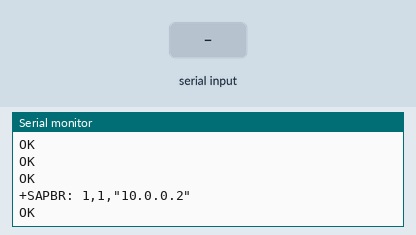
The sketch below on a simulated Arduino Uno, built with avr-gcc and run on an emulated ATmega328P. On the bench: the last lines printed to the serial monitor. The inputs (shaded band) are chosen by the test bench. The modem accepts every AT command (registered, SIM ready, sends succeed) and sends nothing else.

Above: at 12.1 s.
12.2 s: "s" received over Serial
At 14.8 s:
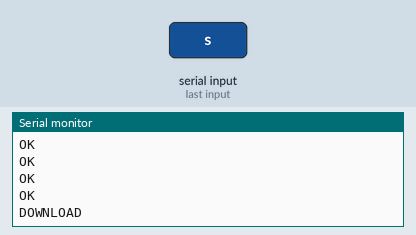
15.2 s: "s" received over the second serial link
At 16.1 s:
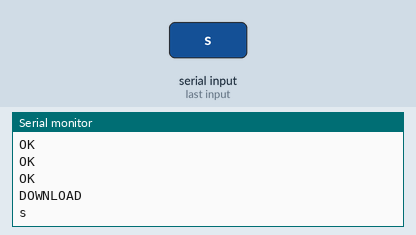

Measured:
- after the input at 12.2 s, the serial monitor: prints a new line at once (image 1)
- after the input at 15.2 s, the serial monitor: prints a new line after 0.27 s (image 2)

The sketch:

SIM800L.ino
```cpp
#include <SoftwareSerial.h>
SoftwareSerial sim(5,4);//TX,RX
String _buffer;

String datos = "Datoooooos";


void setup() {
    delay(2000); //delay for 7 seconds to make sure the modules get the signal
    Serial.begin(9600);
    _buffer.reserve(50);
    Serial.println("Sistem Started...");
    sim.begin(9600);
    delay(1000);

    initModule();
}


void loop() {
    if (Serial.available() > 0)
      switch (Serial.read())
      {
        case 's':
          messageServerPost();
          break;
      }
    if (sim.available() > 0)
      Serial.write(sim.read());
}


void initModule(){

    sim.println("AT+SAPBR=3,1,\"Contype\",\"GPRS\"");
    runSerial();
    delay(1500);

    sim.println("AT+SAPBR=3,1,\"APN\",\"internet.comcel.com.co\"");
    runSerial();
    delay(100);

    sim.println("AT+SAPBR=3,1,USER,\"comcel\"");
    runSerial();
    delay(100);

    sim.println("AT+SAPBR=3,1,PWD,\"comcel\"");
    runSerial();
    delay(100);

    sim.println("AT+SAPBR=1,1");
    runSerial();
    delay(3500);

    sim.println("AT+SAPBR=2,1");
    runSerial();
    delay(2500);

}

void messageServerPost()
{
     sim.println("AT+HTTPINIT\r");
     runSerial();
     delay(500);

     sim.println("AT+HTTPPARA=\"CID\",1\r");
     runSerial();
     delay(500);

     sim.println("AT+HTTPPARA=\"URL\",\"http://datos-env.iafjn3xg9q.us-east-1.elasticbeanstalk.com/datos/new/innovandes\"\r");
     runSerial();
     delay(500);

     sim.println("AT+HTTPPARA=\"CONTENT\",\"application/json\"");
     runSerial();
     delay(500);

     sim.println("AT+HTTPDATA=1000,10000\r");
     runSerial();
     delay(1000);

     sim.println("{\"name\": \"EM1\", \"description\": \""+ datos + "\"}");
     runSerial();
     delay(10000);

     sim.println("AT+HTTPACTION=1\r");
     runSerial();
     delay(3000);

     sim.println("AT+HTTPREAD=0,100\r");
     runSerial();
     delay(500);

     sim.println("AT+HTTPTERM\r");
     runSerial();
     delay(3000);
}

void runSerial(){
    while (sim.available()){
      Serial.write(sim.read());
    }
}
```
